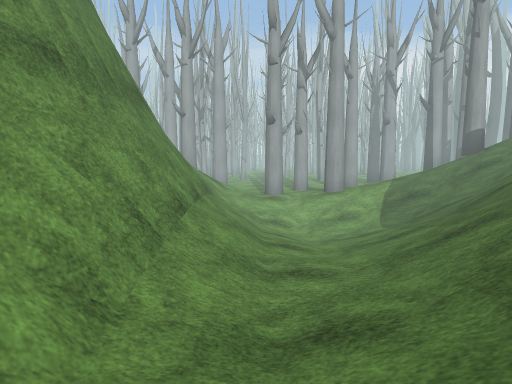
view 1 (above)

24 first-person views from a walk through a 3-D level made in the Unity game engine. The camera is 1.4 m above the floor, tilts 6° down and sees 70° across. The floor is counted in squares, 2 m on a side. Each view is taken from the middle of a square. On the plan, view 1 faces up. The plan holds only what a view shows up to about 11 squares ahead; the rest is blank. The place goes on beyond the plan. The player is left out. Some animated figures are left out. Some surface patterns are stand-ins.

view 2
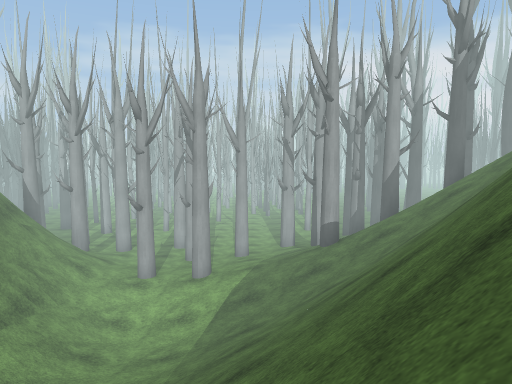

view 3
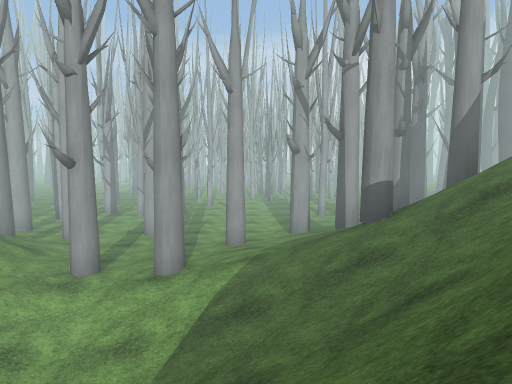

view 4
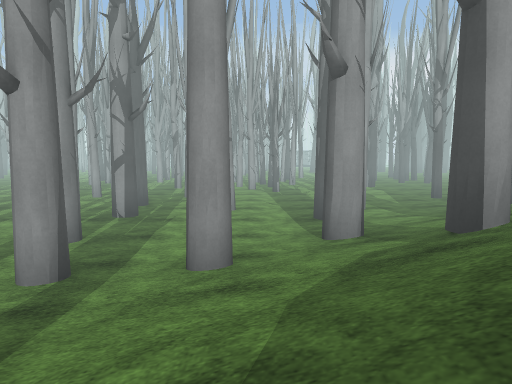

view 5
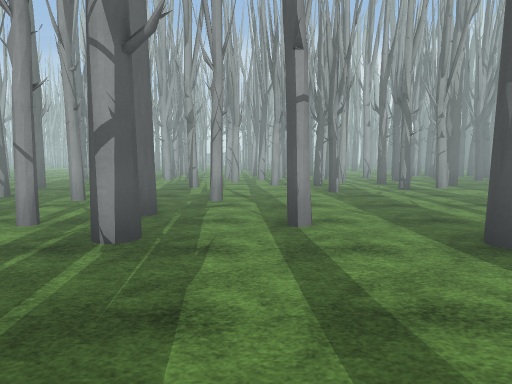

view 6
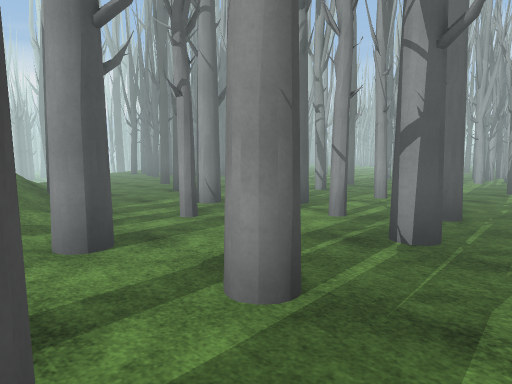

view 7
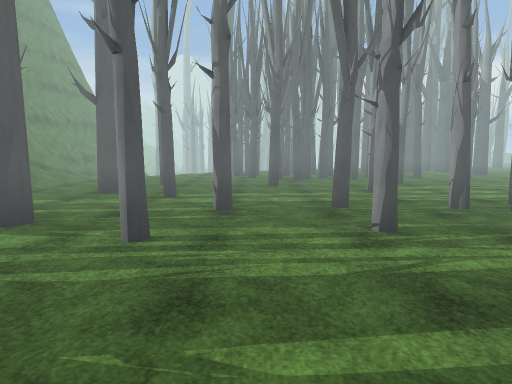

view 8
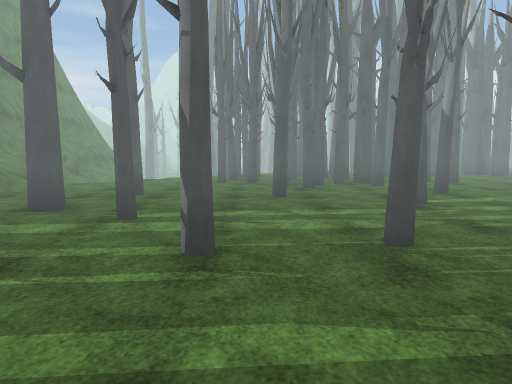

view 9
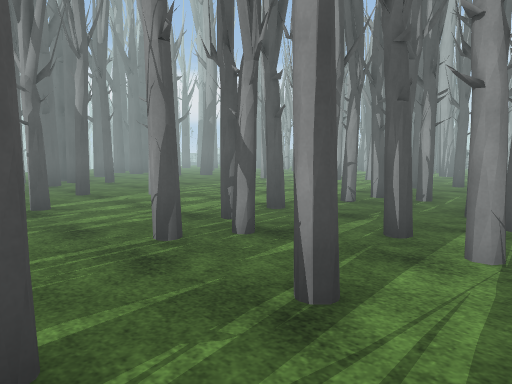

view 10
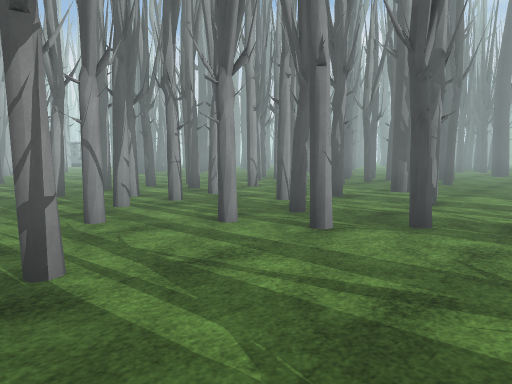

view 11
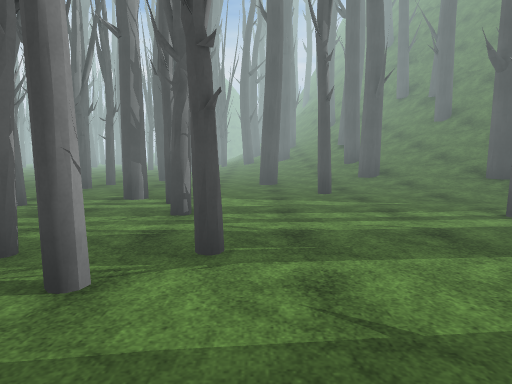

view 12
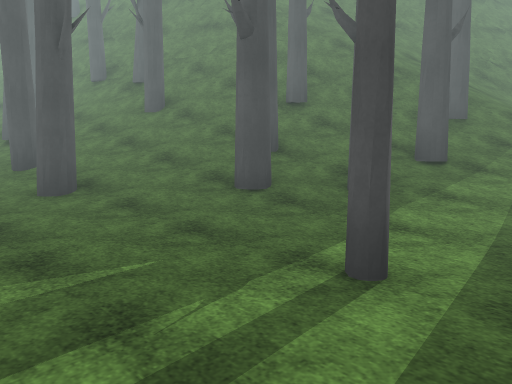

view 13
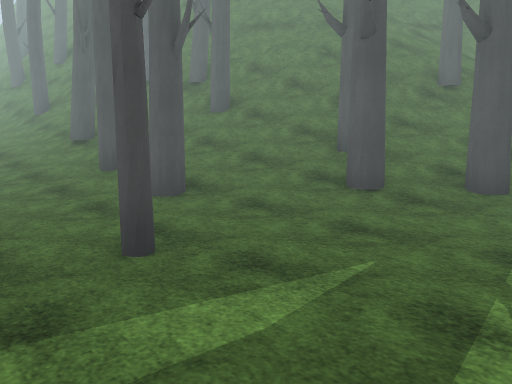

view 14
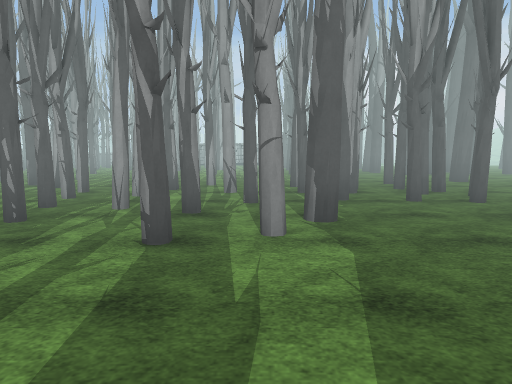

view 15
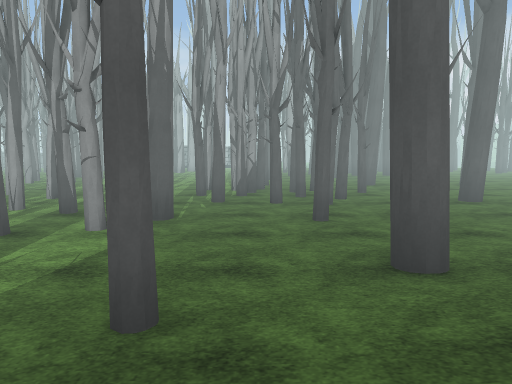

view 16
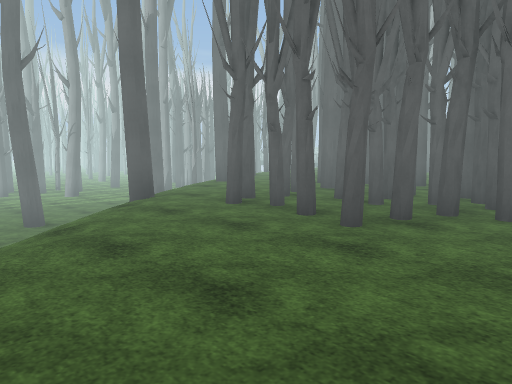

view 17
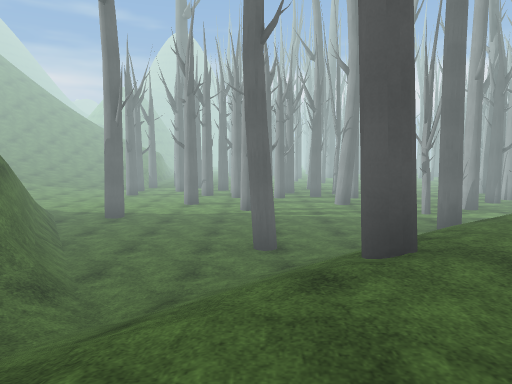

view 18
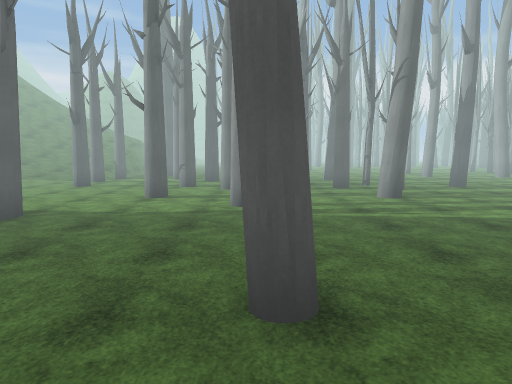

view 19
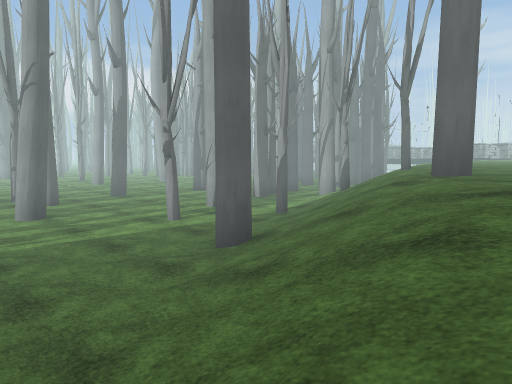

view 20
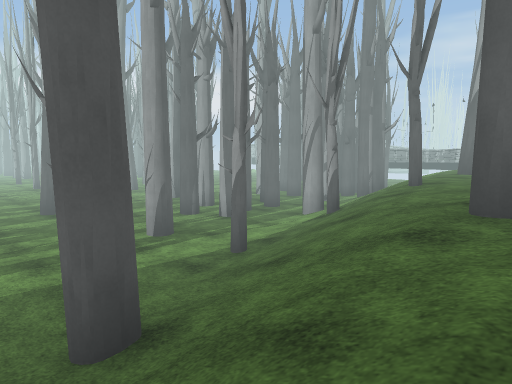

view 21
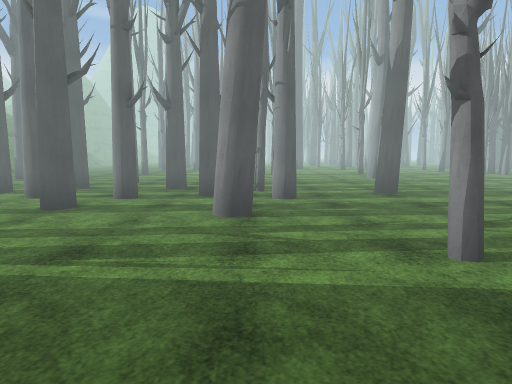

view 22
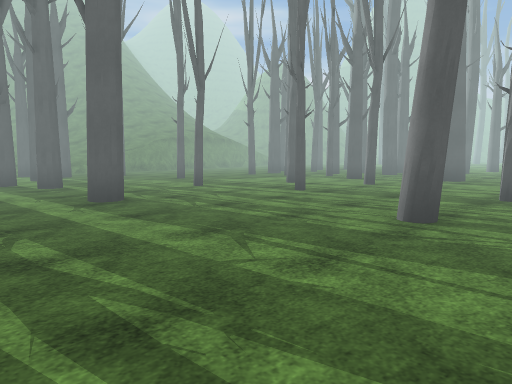

view 23
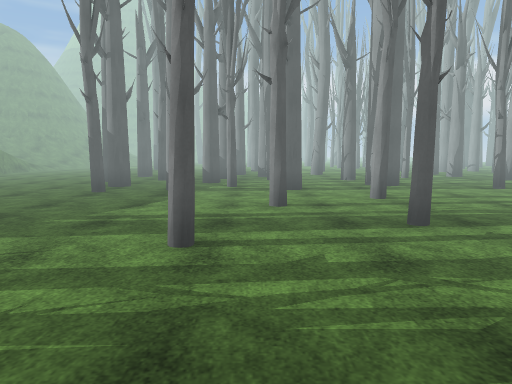

view 24
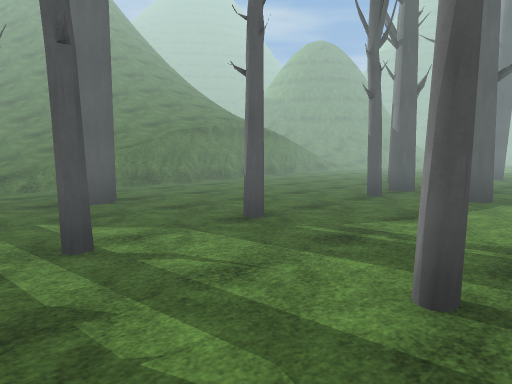

### Floor plan
Key: @ floor where view 1 was taken; # wall or solid block; x gap in a wall; . main floor; : floor 1 m higher than the main floor; + floor 1.75 m higher than the main floor; * floor 2.5 m higher than the main floor; / step, stairs or slope; = window, fence, low wall or low ledge; T thing the floor can be seen under or through; O other object.
Columns run from 37 left of view 1 to 13 right of it. Each row starts with its distance up from view 1.
 26               x.x. +++        O O+++   #+ +O
 25          ..    ##./+++        +++O+O  # + +++   +++
 24 .O       O..O####O//#+    ++++++++++  +++++++O#+O++
 23 #..      ..... ##..=+++  ##++#++++#####TO#O+##+++++
 22  ...O .O.O.........//++ O#++O+++++##### TT+O####+++
 21 O............O...O.//O+   ###+++++###+#TTT++O###+O+
 20 .#.O.........O......//+++#O##OO+++O##+#TTO++++x+++
 19 .....O.O.........#..O/+O++O###++#+++O++#TTT O+O+++#
 18  O..#......O.O#.O....//+++###O++++++++O+OTTT+++++++
 17 #..#..O......#........//++###++O++O+++++++++++O++*
 16 ###O#...O....TT.......//O++++++++O++O+O+++++O++****
 15  O.........#. ##.#...O.///+++++O+++# +++++++++#**//
 14 #..#O..O.O.#x##.........///+++++#++##O+O++O+***/O/#
 13 ..#..........#..#......//::++++++++O++#++#+*#//////
 12 ........O.#. .........##  /++////#/+++++++*#/#//#//
 11 ........O.. ......O.###   ####    /+#++++#*x//////#
 10 ..........# .#.... ##       #    ###*+#*#*/#//#//##
  9    ###/ //  ... ..                #=/+***//x////=##
  8    //////                         ##/#*#*// /////=
  7     /////                          #////////////=#
  6        //                          ##/:///////###
  5        //                           #/://///####
  4        //                           #/+////##
  3                                     #/////=##
  2                                     #*////
  1                                     /*/ //
  0                                      @  /

Positions as (right, up) in squares from view 1, and headings:
1: (0, 0), facing up
2: (3, 0), facing up
3: (3, 3), facing up
4: (3, 7), facing up
5: (2, 10), facing up
6: (2, 10), facing up-left
7: (2, 17), facing left
8: (0, 17), facing left
9: (0, 18), facing up-left
10: (0, 16), facing up-right
11: (1, 17), facing right
12: (4, 16), facing down-right
13: (5, 17), facing down-right
14: (6, 15), facing up
15: (8, 14), facing up
16: (-7, 13), facing up-left
17: (-10, 15), facing left
18: (-14, 15), facing left
19: (-14, 16), facing up-left
20: (-15, 18), facing up-left
21: (-17, 18), facing left
22: (-24, 23), facing down-left
23: (-26, 17), facing left
24: (-27, 17), facing down-left
